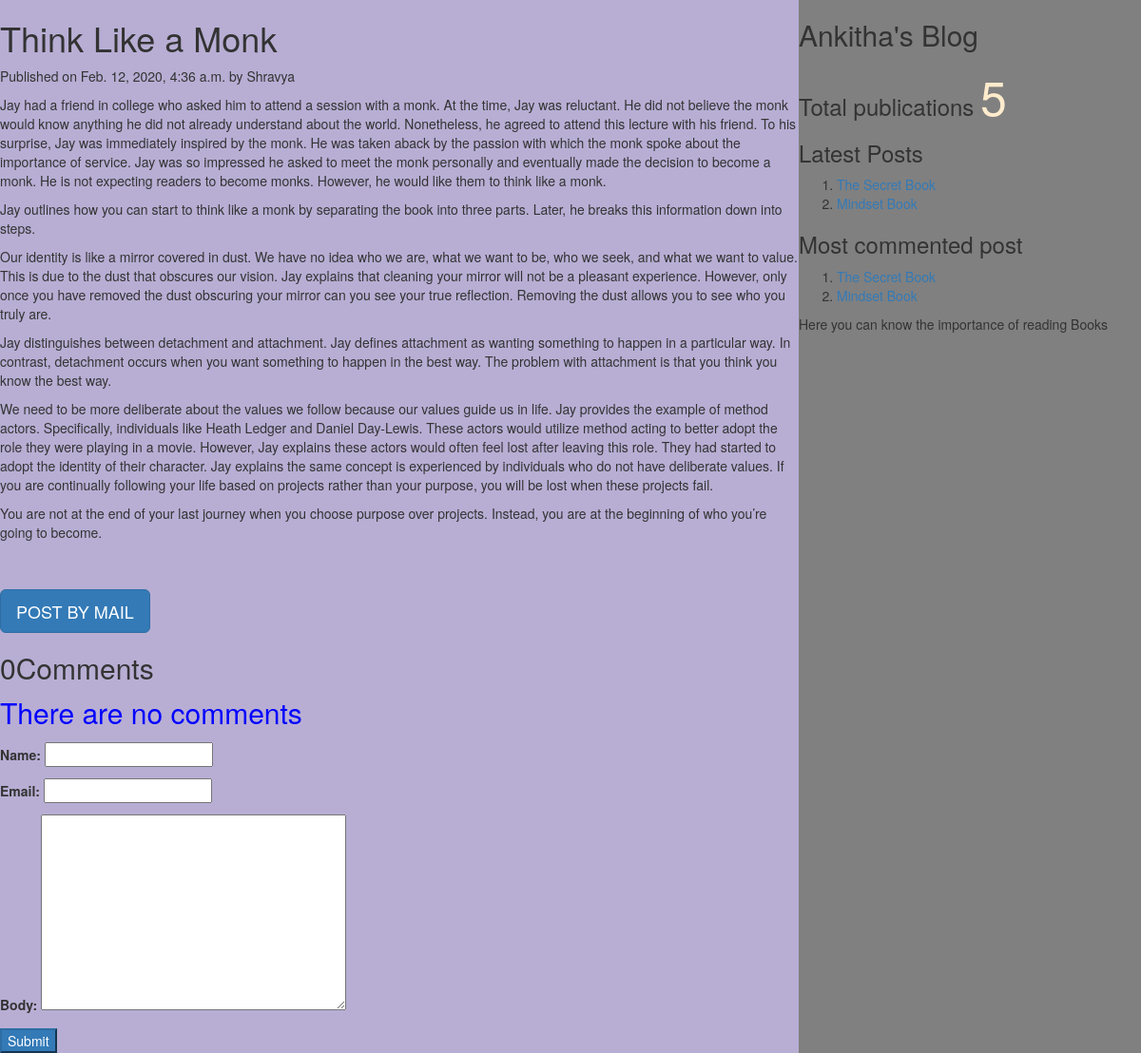
Screenshot of /2020/02/12/think-like-a-monk with the database file from the repository.
### myApp/models.py (models this page shows, shortened)
class Post(models.Model):
    tags=TaggableManager()
    STATUS_CHOICE=(('draft','Draft'),('published','Published'))
    title=models.CharField(max_length=300)
    slug=models.SlugField(max_length=100,unique_for_date='publish')
    author=models.ForeignKey(User,related_name='blog_posts',on_delete=models.CASCADE)
    body=models.TextField()
    publish=models.DateTimeField(default=timezone.now)
    created=models.DateTimeField(auto_now_add=True)
    updated=models.DateTimeField(auto_now=True)
    status=models.CharField(max_length=30,choices=STATUS_CHOICE,default='draft')
    class Meta:
        ordering=('-publish',)
    def get_absolute_url(self):
        return reverse('post_detail',args=[self.publish.year,self.publish.strftime('%m'),self.publish.strftime('%d'),self.slug])

### myApp/views.py (the view, shortened to what this page needs)
# urls.py: url(r'(?P<year>\d{4})/(?P<month>\d{2})/(?P<day>\d{2})/(?P<post>[-\w]+)',views.post_detail_view,name='post_detail'),
def post_detail_view(request,year,month,day,post):
    post=get_object_or_404(Post,slug=post,publish__year=year,publish__month=month,publish__day=day)
    comments=post.comments.filter(active=True)
    csubmit=False
    form=CommentForm()
    d={'post':post,'form':form,'csubmit':csubmit,'comments':comments}
    return render(request,'myApp/post_detail.html',d)

### myApp/forms.py
class CommentForm(forms.ModelForm):
    class Meta:
        model=Comment
        fields=('name','email','body')

### myApp/templatetags/mytags.py (called while the page is built)
@register.simple_tag
def total_posts():
    return Post.objects.count()

@register.inclusion_tag('myApp/latest_post.html')
def show_latest_posts(count=3):
    latest_posts=Post.objects.order_by('-publish')[:count]
    return {'latest_posts':latest_posts}

@register.simple_tag
def get_most_commented_posts(count=2):
    return Post.objects.annotate(total_comments=Count('comments')).order_by('-total_comments')[:count]

### templates/myApp/post_detail.html (shortened to what this page needs)
<html>
    {%extends 'myApp/parent.html'%}
      {%block content_block%}
      <h1>{{post.title}}</h1>
      <p>Published on {{post.publish}} by {{post.author|title}}</p>
      {{post.body|linebreaks}}<br><br>
      <a href="/{{post.id}}/share" class='btn btn-lg btn-primary'>POST BY MAIL</a>
      {%with comments.count as comments_count%}
      <h2>{{comments_count}}Comment{{comments_count|pluralize}}</h2>
      {%endwith%}
      {%if comments%}
       {%for c in comments%}
       <p>Comment{{forloop.counter}}by{{c.name}}</p>
      <div>{{c.body|linebreaks}}</div>
      <hr>
      {%endfor%}
      {%else%}
       <p style="color:blue;font-size:30px;font-style:bold;border-bottom:1px red solid,">There are no comments</p>
       {%endif%}
        {%if csubmit%}
        <h2>Thank you...Your comment has been added successfully!!</h2>
        {%else%}
        <form method="post">
          {{form.as_p}}
          <input type="submit" class="btn-btn-lg btn-primary" value="Submit">
        </form>
        {%endif%}
      {%endblock%}

### templates/myApp/parent.html (shortened to what this page needs)
<html>
{%load mytags%}
    <head>
        <link rel="stylesheet" href="https://maxcdn.bootstrapcdn.com/bootstrap/3.3.7/css/bootstrap.min.css">
    </head>
    <body>
        <div class="content" style="width:70%;float:left;background-color:rgba(117, 97, 172, 0.514);height:100%">
            {%block content_block%}
            {%endblock%}
        </div>
        <div class="sidebar" style="width:30%;float:right;background-color:grey;height:100%">
            <h2>Ankitha's Blog</h2>
            <h3>Total publications
                <span style="color:blanchedalmond;font-size:50px">
                {%total_posts%}</span>
                <h3>Latest Posts</h3>
                {% show_latest_posts 2 %}
                <h3>Most commented post</h3>
                {%get_most_commented_posts as m%}
                <ol>
                    {%for post in m%}
                    <li><a href="{{post.get_absolutr_url}}">{{post.title}}</a></li>
                    {%endfor%}
                </ol>
            </h3>
            <p>Here you can know the importance of reading Books</p>
        </div>
    </body>
</html>

### templates/myApp/latest_post.html
<html>
    <body>
        <ol>
        {%for post in latest_posts%}
        <li><a href="{{post.get_absolute_url}}">{{post.title}}</a></li>
        {%endfor%}
    </ol>
    </body>
</html>

### rows the page displays
Post: title "Think Like a Monk", publish "Feb. 12, 2020, 4:36 a.m.", author "Shravya", body "Jay had a friend in college who asked him to attend a session with a monk. At the time, Jay was reluctant. He did not believe the monk would know anything he did not already understand about the world. Nonetheless, he agreed to attend this lecture with his friend. To his surprise, Jay was immediately inspired by the monk. He was taken aback by the passion with which the monk spoke about the importance of service. Jay was so impressed he asked to meet the monk personally and eventually made the decision to become a monk. He is not expecting readers to become monks. However, he would like them to think like a monk. Jay outlines how you can start to think like a monk by separating the book…"
Post: title "The Secret Book"
Post: title "Mindset Book"

### other values shown
{{ comments_count }} "0"
